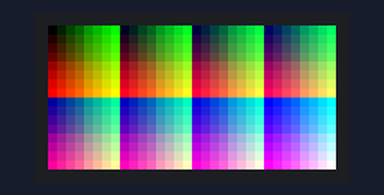
The sketch below on a simulated Arduino Uno, built with avr-gcc and run on an emulated ATmega328P. Parts: 32×16 colour display.

Above: at 0.1 s.

The sketch:

p10displayboardrgbmatrixcontrol.ino
```cpp
#include <RGBmatrixPanel.h>
#define CLK  8   // USE THIS ON ARDUINO UNO, ADAFRUIT METRO M0, etc.
//#define CLK A4 // USE THIS ON METRO M4 (not M0)
//#define CLK 11 // USE THIS ON ARDUINO MEGA
#define OE   9
#define LAT 10
#define A   A0
#define B   A1
#define C   A2

RGBmatrixPanel matrix(A, B, C, CLK, LAT, OE, false);

void setup() {
  matrix.begin();
  uint8_t r=0, g=0, b=0;

  // Draw top half
  for(uint8_t x=0; x<32; x++) {
    for(uint8_t y=0; y<8; y++) {
      matrix.drawPixel(x, y, matrix.Color333(r, g, b));
      r++;
      if(r == 8) {
        r = 0;
        g++;
        if(g == 8) {
          g = 0;
          b++;
        }
      }
    }
  }

  // Draw bottom half
  for(uint8_t x=0; x<32; x++) {
    for(uint8_t y=8; y<16; y++) {
      matrix.drawPixel(x, y, matrix.Color333(r, g, b));
      r++;
      if(r == 8) {
        r = 0;
        g++;
        if(g == 8) {
          g = 0;
          b++;
        }
      }
    }
  }
}

void loop() {
  // Do nothing -- image doesn't change
}
```
